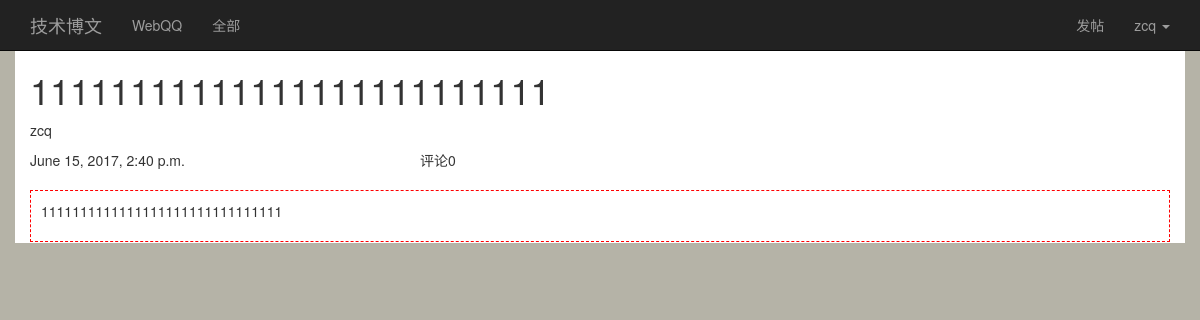
Page /article/9/ (signed in) on the committed database.
### app01/models.py (models this page shows, shortened)
class Article(models.Model):
    title = models.CharField(max_length=128,unique=True)
    author = models.ForeignKey("UserProifle")
    category = models.ForeignKey("Category")
    pub_date = models.DateTimeField(auto_now_add=True,auto_created=True)
    tags = models.ManyToManyField("Tag", null=True)
    body = models.TextField(max_length=100000)
    head_img = models.ImageField(upload_to="uploads")
    status_choices = ((0,'草稿'),(1,'发布'),(2,'隐藏'))
    priority = models.SmallIntegerField(default=1000,verbose_name="优先级")

class UserProifle(models.Model):
    user = models.OneToOneField(User,null=True,default=None)
    name = models.CharField(max_length=32)
    brief = models.CharField(max_length=128,default="这个人很懒，什么也没有留下...")
    friends = models.ManyToManyField("UserProifle",
                                     blank=True,
                                     symmetrical=True) #对称
    def __str__(self):
        return self.name

### app01/views.py (the view)
# urls.py: url(r'^article/(\d+)/$',views.article,name='article_detail'),
def article(request,article_id):
    article_obj = models.Article.objects.get(id=article_id)
    return render(request,"article.html",{"article":article_obj})

### templates/article.html
{% extends "index.html" %}
{% block left-panel-content %}
    <h1>{{ article.title }}</h1>
    <p>{{ article.author }}</p>
    <div class="row">
        <div class="col-md-4">
            {{ article.pub_date }}
        </div>
        <div class="col-md-2">
            评论{{ article.comment_set.count }}
        </div>
    </div>
    <div style="margin-top: 20px;border: 1px dashed red;padding: 10px ">
        {{ article.body|safe}}
    </div>
{% endblock %}

### templates/index.html (shortened to what this page needs)
{% extends "base.html" %}
{% load bbs_tags %}
{% block body %}
    <nav class="navbar navbar-inverse navbar-fixed-top">
        <div class="container">
            <div class="navbar-header">
                <a class="navbar-brand" href="#">技术博文</a>
                <div id=" navbar" class="collapse navbar-collapse"></div>
            </div>
            <div>
                <ul class="nav navbar-nav">
                     <li class=""><a href="{% url 'webqq' %}">WebQQ</a></li>
                    <li class=""><a href="{% url 'category' 'all' %}">全部</a></li>
                </ul>
                <ul class="nav navbar-nav navbar-right">
                    <li class=""><a href="{% url 'new_article' %}">发帖</a></li>
                    {% if request.user.is_authenticated %}
                        <li class="dropdown">
                            <a href="#" class="dropdown-toggle" data-toggle="dropdown" role="button" aria-haspopup="true" aria-expanded="false">{{ request.user }} <span class="caret"></span></a>
                        </li>
                    {% else %}
                    <li class=""><a href="{% url "login" %}">登陆</a></li>
                    {% endif %}
                </ul>
            </div>
        </div>
    </nav>
    <div class="container" style="background-color: white;">
        {% block container %}
            <div class="row">
            <div class="col-lg-12">
                {% block left-panel-content %}{% endblock %}
            <div class="col-lg-4">
            </div>
        {% endblock %}
        </div>
    </div>
{% endblock %}

### statics/css/starter-template.css (style rules this page uses)
body { padding-top: 50px; }

### rows in the picture
Article: title "11111111111111111111111111", author "zcq", pub_date "June 15, 2017, 2:40 p.m.", comment_set.count "0", body "1111111111111111111111111111111"

### other values in the picture
{{ request.user }} "zcq"
